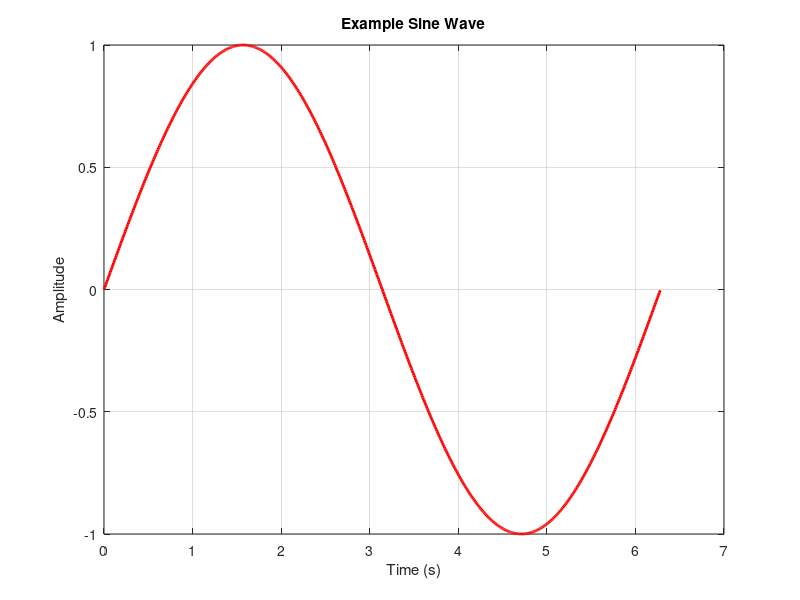

Write the MATLAB code that produced this figure.
% Example MATLAB/Octave Script
disp('Generating a sine wave plot...');

t = 0:0.01:2*pi;
y = sin(t);

% Plot and save as PNG using the prefix matching the script name
figure('visible', 'off');
plot(t, y, 'r-', 'LineWidth', 2);
title('Example Sine Wave');
xlabel('Time (s)');
ylabel('Amplitude');
grid on;

% Save plot next to the script
print('example_plot.png', '-dpng', '-r150');
disp('Done!');
